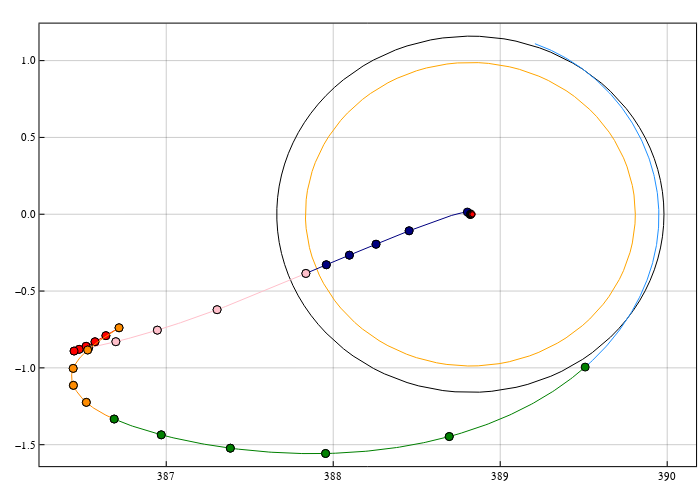

This figure's notebook cell:
### Code cell
arcs_color = Dict(
    "xlr_bck_arc" => :navy, 
    "xlr_fwd_arc" => :pink,
    "mid_bck_arc" => :red1, 
    "mid_fwd_arc" => :darkorange, 
    "lpo_arc" => :green
)

pcart = plot(
    size=(700,500), frame_style=:box, aspect_ratio=:equal, grid=0.4, legend=false
)
plot!(pcart, earth[1,:], earth[2,:], c=:green, lw=1.0, label="earth")
plot!(pcart, earth_ub[1,:], earth_ub[2,:], c=:black, lw=1.0, label="earth")
plot!(pcart, earth_lb[1,:], earth_lb[2,:], c=:black, lw=1.0, label="earth")

plot!(pcart, moon[1,:], moon[2,:], c=:orange, lw=1.0, label="moon")
plot!(pcart, moon_soi_outer[1,:], moon_soi_outer[2,:], c=:black, lw=1.0, label="moon_soi_outer")

# plot!(hcat(sol_.u...)[1,:], hcat(sol_.u...)[2,:], color=:black, label="backward(from LLO):0.001", set_aspect=:equal, size=(700,700))


# ballistic legs
for sol_ballistic in sols_ballistic2
    plot!(pcart, hcat(sol_ballistic.u...)[1,:], hcat(sol_ballistic.u...)[2,:], c=:dodgerblue, label=false)
end

# trajectory
# for i = 1:length(sol_param_list)
#     sol, _, name = sol_param_list[i]
#     #if name == "mid_bck_arc" || name == "mid_fwd_arc" || name == "lpo_arc"
#     plot!(pcart, sol[1,:], sol[2,:], 
#         linewidth=1.5, label="$name", c=arcs_color[name])
#     #end
# end

# trajectory
# starting from 2, excluding the first LEO arc now...
for i = 1:length(sol_param_list2)
    sol, _, name = sol_param_list2[i]
    plot!(pcart, sol[1,:], sol[2,:], label="$name", c=arcs_color[name])
    scatter!(pcart, [sol[1,1],sol[1,end]], [sol[2,1],sol[2,end]], label=false, c=arcs_color[name], marker=:circle)
end

# control node
# scatter!(pcart, [x_mid[1]], [x_mid[2]], marker=:circle, color=:black, label="MP")
scatter!(pcart, [param3b.as], [0.0], marker=:circle, color=:black)

# plot the earth when the initial guess is terminated 
θm0 = π - (θsf - param3b.oms * tof)
e0x = param3b.as - param3b.mu2*cos(θm0)
e0y = - param3b.mu2 * sin(θm0)
earth0 = plot_circle(6375/param3b.lstar, e0x, e0y)

plot!(pcart, earth0[1,:], earth0[2,:], c=:red, lw=1.0, label="earth")
scatter!(pcart, [e0x], [e0y], color=:red, markersize=2.5)


pcart
